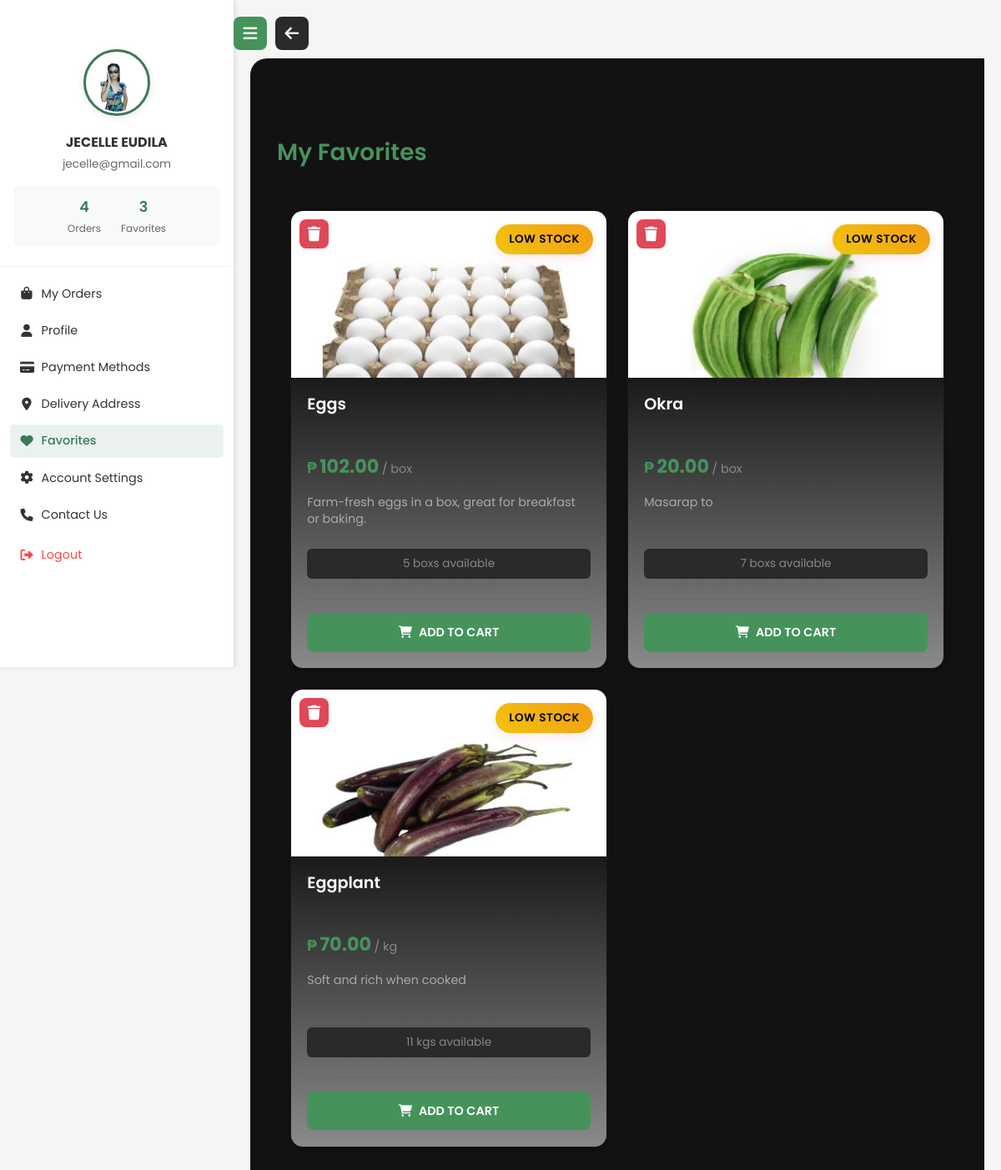
Page /user-dashboard/favorite.php (signed in) on the committed database.
### tables this page shows
CREATE TABLE `users` (
  `user_id` int(11) NOT NULL,
  `username` varchar(50) NOT NULL,
  `first_name` varchar(50) NOT NULL,
  `last_name` varchar(50) NOT NULL,
  `email` varchar(100) NOT NULL,
  `phone_number` varchar(20) DEFAULT NULL,
  `password` varchar(255) NOT NULL,
  `full_name` varchar(100) GENERATED ALWAYS AS (concat(`first_name`,' ',`last_name`)) STORED,
  `profile_image` varchar(255) DEFAULT NULL,
  `role` enum('admin','customer','staff') NOT NULL DEFAULT 'customer',
  `created_at` timestamp NOT NULL DEFAULT current_timestamp(),
  `last_login` timestamp NULL DEFAULT NULL,
  `active` tinyint(1) DEFAULT 1,
  `phone` varchar(20) DEFAULT NULL,
  `birth_date` date DEFAULT NULL
);

CREATE TABLE `favorites` (
  `favorite_id` int(11) NOT NULL,
  `user_id` int(11) NOT NULL,
  `product_id` int(11) NOT NULL,
  `created_at` timestamp NOT NULL DEFAULT current_timestamp()
);

CREATE TABLE `products` (
  `id` int(11) NOT NULL,
  `name` varchar(100) NOT NULL,
  `category` varchar(50) NOT NULL,
  `price` decimal(10,2) NOT NULL,
  `unit` varchar(10) NOT NULL,
  `stock` int(11) NOT NULL DEFAULT 0,
  `status` enum('In Stock','Low Stock','Out of Stock') NOT NULL DEFAULT 'In Stock',
  `description` text DEFAULT NULL,
  `image_path` varchar(255) DEFAULT NULL,
  `created_at` timestamp NOT NULL DEFAULT current_timestamp(),
  `updated_at` timestamp NULL DEFAULT NULL ON UPDATE current_timestamp()
);

### user-dashboard/favorite.php (the view, shortened to what this page needs)
<?php
require_once '../connect.php';
$user_id = $_SESSION['user_id'];
$stmt = $conn->prepare("SELECT * FROM users WHERE user_id = ?");
$stmt->bind_param("i", $user_id);
$stmt->execute();
$result = $stmt->get_result();
$user = $result->fetch_assoc();
$orderCount = 0;
try {
    $orderStmt = $conn->prepare("SELECT COUNT(*) as order_count FROM orders WHERE user_id = ?");
    $orderStmt->bind_param("i", $user_id);
    $orderStmt->execute();
    $orderResult = $orderStmt->get_result();
    $orderCount = $orderResult->fetch_assoc()['order_count'];
} catch (Exception $e) {
    error_log("Error getting order count: " . $e->getMessage());
}
$favoriteCount = 0;
try {
    $favoriteStmt = $conn->prepare("SELECT COUNT(*) as favorite_count FROM favorites WHERE user_id = ?");
    $favoriteStmt->bind_param("i", $user_id);
    $favoriteStmt->execute();
    $favoriteResult = $favoriteStmt->get_result();
    $favoriteCount = $favoriteResult->fetch_assoc()['favorite_count'];
} catch (Exception $e) {
    error_log("Error getting favorite count: " . $e->getMessage());
}
?>
<!DOCTYPE html>
<html lang="en">
<head>
    <link rel="stylesheet" href="https://cdnjs.cloudflare.com/ajax/libs/font-awesome/6.0.0/css/all.min.css">
    <link rel="stylesheet" href="../css/user.css">
    <link rel="stylesheet" href="../css/favorite.css">
</head>
<body>
    <div class="container">
        <aside class="sidebar">
            <div class="toggle-container">
                <button class="toggle-btn" id="sidebarToggle">
                    <i class="fa-solid fa-bars"></i>
                </button>
                <a href="user.php" class="back-button">
                    <i class="fa-solid fa-arrow-left"></i>
                </a>
            </div>
            <div class="user-info">
                <img src="<?php echo !empty($user['profile_image']) ? '../' . $user['profile_image'] : '../assets/images/default-avatar.jpg'; ?>"
                     alt="User Avatar" class="user-avatar">
                <h3><?php echo $user['first_name'] . ' ' . $user['last_name']; ?></h3>
                <p><?php echo $user['email']; ?></p>
                <div class="user-stats">
                    <div class="stat">
                        <div class="stat-number"><?php echo isset($orderCount) ? $orderCount : '0'; ?></div>
                        <div class="stat-label">Orders</div>
                    </div>
                    <div class="stat">
                        <div class="stat-number"><?php echo isset($favoriteCount) ? $favoriteCount : '0'; ?></div>
                        <div class="stat-label">Favorites</div>
                    </div>
                </div>
            </div>
            <ul class="menu-items">
                <li><a href="orders.php"><i class="fa-solid fa-bag-shopping"></i> My Orders</a></li>
                <li><a href="profile.php"><i class="fa-solid fa-user"></i> Profile</a></li>
                <li><a href="payment.php"><i class="fa-solid fa-credit-card"></i> Payment Methods</a></li>
                <li><a href="address.php"><i class="fa-solid fa-location-dot"></i> Delivery Address</a></li>
                <li><a href="favorite.php" class="active"><i class="fa-solid fa-heart"></i> Favorites</a></li>
                <li><a href="settings.php"><i class="fa-solid fa-gear"></i> Account Settings</a></li>
                <li><a href="contact.php"><i class="fa-solid fa-phone"></i> Contact Us</a></li>
                <li><a href="#" onclick="showLogoutModal(); return false;" class="logout-link">
                    <i class="fa-solid fa-right-from-bracket"></i> Logout
                </a></li>
            </ul>
        </aside>
        <main class="main-content">
            <div class="content-wrapper">
                <h1 class="page-title">My Favorites</h1>
                <div class="products-grid">
                    <?php
                    $query = "SELECT p.*, f.favorite_id
                             FROM favorites f
                             JOIN products p ON f.product_id = p.id
                             WHERE f.user_id = ?";
                    $stmt = $conn->prepare($query);
                    $stmt->bind_param("i", $user_id);
                    $stmt->execute();
                    $result = $stmt->get_result();
                    if ($result && $result->num_rows > 0) {
                        while ($product = $result->fetch_assoc()) {
                            $statusClass = '';
                            $badgeText = '';
                            if ($product['stock'] <= 0) {
                                $statusClass = 'out-of-stock';
                                $badgeText = 'Out of Stock';
                            } elseif ($product['stock'] <= 15) {
                                $statusClass = 'low-stock';
                                $badgeText = 'Low Stock';
                            } else {
                                $statusClass = 'in-stock';
                                $badgeText = 'In Stock';
                            }
                            ?>
                            <div class="product-card <?php echo $statusClass; ?>"
                                 data-product-id="<?php echo $product['id']; ?>"
                                 data-stock="<?php echo $product['stock']; ?>"
                                 data-unit="<?php echo $product['unit']; ?>">
                                <button class="remove-favorite" onclick="removeFavorite(<?php echo $product['id']; ?>)">
                                    <i class="fa-solid fa-trash"></i>
                                </button>
                                <div class="product-image-container">
                                    <img src="../<?php echo $product['image_path']; ?>" alt="<?php echo $product['name']; ?>" class="product-image">
                                    <span class="stock-badge"><?php echo $badgeText; ?></span>
                                    <span class="category-badge"><?php echo strtoupper($product['category']); ?></span>
                                </div>
                                <div class="product-info">
                                    <h3 class="product-title"><?php echo $product['name']; ?></h3>
                                    <div class="price-container">
                                        <span class="price-symbol">₱</span>
                                        <span class="price-amount"><?php echo number_format($product['price'], 2); ?></span>
                                        <span class="price-unit">/ <?php echo $product['unit']; ?></span>
                                    </div>
                                    <p class="product-description"><?php echo $product['description']; ?></p>
                                    <div class="stock-info">
                                        <?php echo $product['stock']; ?> <?php echo $product['unit'] . ($product['stock'] > 1 ? 's' : ''); ?> available
                                    </div>
                                    <div class="product-actions">
                                        <button class="add-to-cart-btn" onclick="showProductCartModal(<?php echo $product['id']; ?>)" <?php echo ($product['stock'] <= 0) ? 'disabled' : ''; ?>>
                                            <i class="fa-solid fa-cart-shopping"></i>
                                            ADD TO CART
                                        </button>
                                    </div>
                                </div>
                            </div>
                            <?php
                        }
                    }
                    ?>
                </div>
            </div>
        </main>
    </div>
</body>
</html>

### css/user.css (style rules this page uses)
* { margin: 0; padding: 0; box-sizing: border-box; font-family: 'Poppins', sans-serif; }
:root { --primary-color: #3b7a57; --secondary-color: #2c5a3f; --text-color: #333; --bg-color: #f5f5f5; }
body { background-color: var(--bg-color); min-height: 100vh; overflow-x: hidden; }
.container { display: flex; position: relative; margin-top: 60px; min-height: calc(100vh - 60px); }
.sidebar { width: 280px; background: white; height: 100vh; position: fixed; left: 0; top: 0; transition: all 0.3s ease; z-index: 999; padding-top: 15px; box-shadow: 2px 0 5px rgba(0,0,0,0.1); overflow-y: auto; }
.main-content { margin-left: 280px; padding: 20px; transition: all 0.3s ease; min-height: calc(100vh - 60px); margin-top: 10px; }
.toggle-btn { position: sticky; top: 0; z-index: 10; }
.products-grid { display: grid; grid-template-columns: repeat(auto-fill, minmax(300px, 1fr)); gap: 1.5rem; padding: 1.5rem; margin: 28px auto; max-width: 1600px; justify-content: center; }
.product-card { width: 100%; background: white; border-radius: 16px; overflow: hidden; box-shadow: 0 12px 24px rgba(0, 0, 0, 0.07); transition: all 0.4s cubic-bezier(0.175, 0.885, 0.32, 1.275); position: relative; display: flex; flex-direction: column; height: 100%; min-height: 520px; border: 1px solid rgba(0, 0, 0, 0.07); margin: 0 auto; }
@media (max-width: 1399px) and (min-width: 1024px) { .products-grid { grid-template-columns: repeat(3, minmax(300px, 1fr)); } }
.product-image { width: 100%; height: 200px; object-fit: cover; transition: all 0.4s ease; }
.product-info { padding: 1.5rem; display: flex; flex-direction: column; flex: 1; justify-content: space-between; background: linear-gradient(180deg, rgba(255,255,255,0) 0%, rgba(248,249,250,0.5) 100%); }
.product-title { font-size: 1.1rem; font-weight: 600; margin: 0.5rem 0; color: var(--text-color); line-height: 1.4; height: 3.2em; }
.product-description { font-size: 0.95rem; color: #666; margin: 0.75rem 0 0.5rem 0; line-height: 1.6; height: auto; min-height: 3.5em; }
.product-actions { display: grid; grid-template-columns: 1fr auto; gap: 0.75rem; margin-top: 1rem; padding-top: 1rem; border-top: 1px solid rgba(0, 0, 0, 0.05); }
.stock-badge { position: absolute; top: 1rem; right: 1rem; padding: 0.5rem 1rem; border-radius: 25px; color: white; font-size: 0.85rem; font-weight: 600; z-index: 2; box-shadow: 0 4px 15px rgba(228, 9, 9, 0.1); background-color: rgba(0, 0, 0, 0.7); text-transform: uppercase; letter-spacing: 0.5px; }
.low-stock .stock-badge { background: linear-gradient(45deg, #f1c40f, #f39c12); color: #000; }

### user-dashboard/favorite.php (style rules this page uses)
.product-image { max-width: 100%; height: auto; display: block; filter: none !important; -webkit-filter: none !important; }
body { text-rendering: optimizeLegibility; -webkit-font-smoothing: antialiased; -moz-osx-font-smoothing: grayscale; }

### rows in the picture
users: profile_image (picture), first_name "JECELLE", last_name "EUDILA", email "jecelle@gmail.com"
favorites: product.image_path (picture), product.stock "LOW STOCK", product.category "DAIRY", product.name "Eggs", product.price "102.00", product.unit "box", product.description "Farm-fresh eggs in a box, great for breakfast or baking.", product.stock "5"
favorites: product.image_path (picture), product.stock "LOW STOCK", product.category "VEGETABLES", product.name "Okra", product.price "20.00", product.unit "box", product.description "Masarap to", product.stock "7"
favorites: product.image_path (picture), product.stock "LOW STOCK", product.category "VEGETABLES", product.name "Eggplant", product.price "70.00", product.unit "kg", product.description "Soft and rich when cooked", product.stock "11"

### other values in the picture
$orderCount "4"
$favoriteCount "3"
